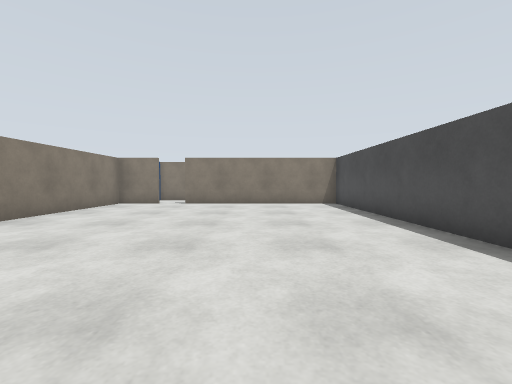
view 1 (above)

24 first-person views from a walk through a Gazebo world. The camera is 0.9 m above the floor, tilts 2° down and sees 90° across. The floor is counted in squares, 1 m on a side. Each view is taken from the middle of a square. On the plan, view 1 faces up. The plan holds only what a view shows up to about 10 squares ahead; the rest is blank.

view 2
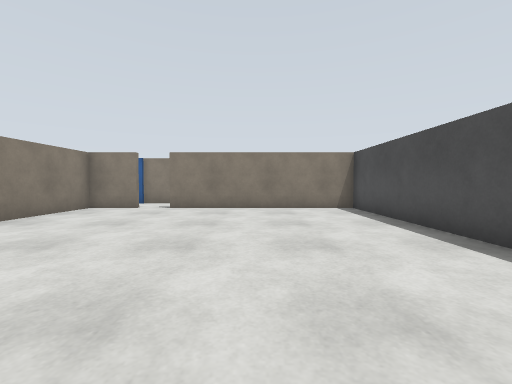

view 3
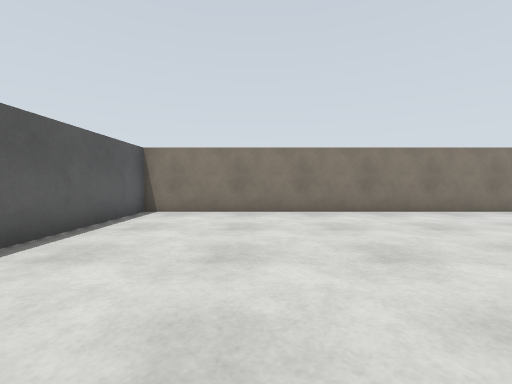

view 4
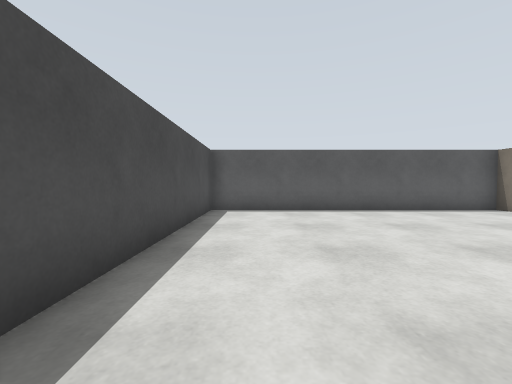

view 5
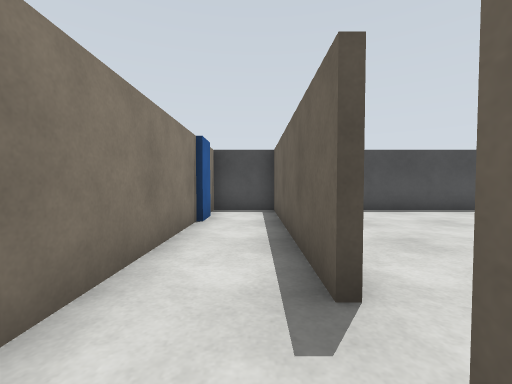

view 6
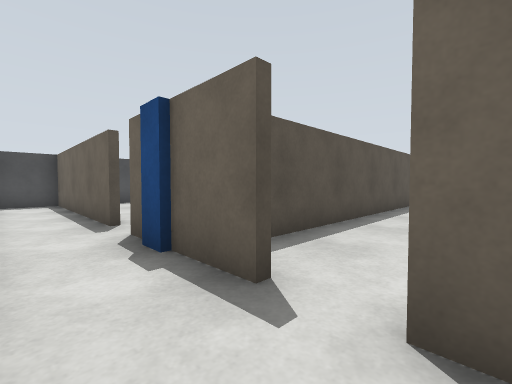

view 7
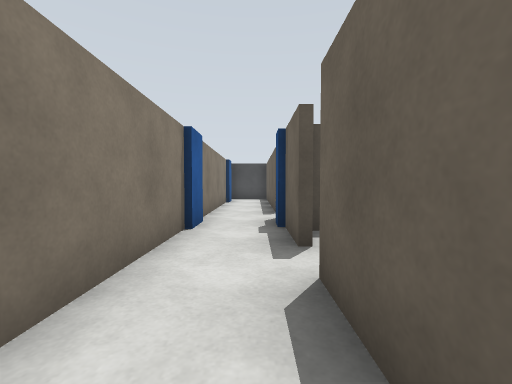

view 8
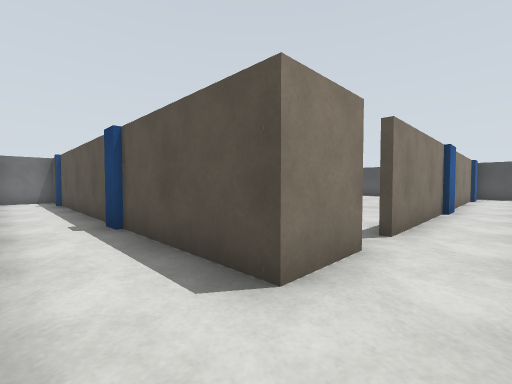

view 9
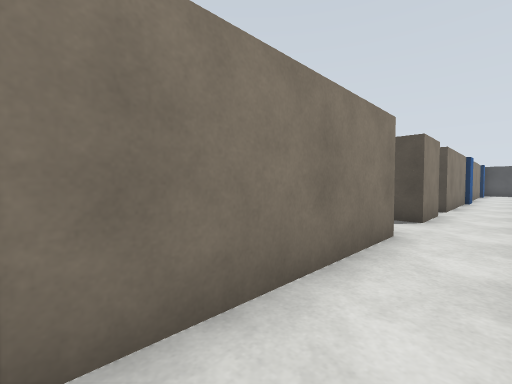

view 10
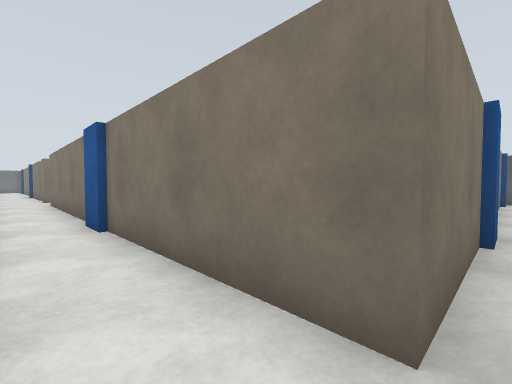

view 11
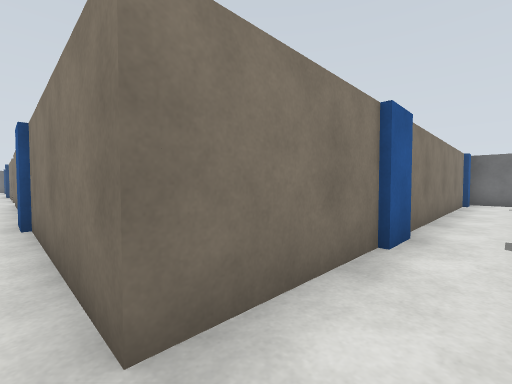

view 12
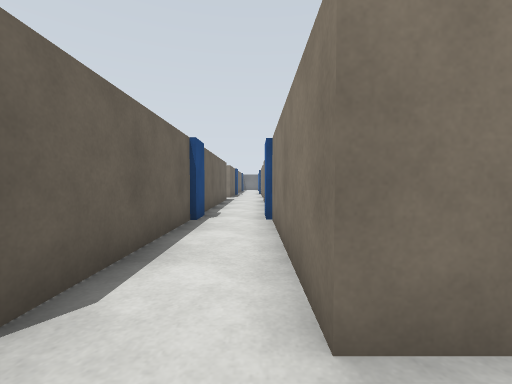

view 13
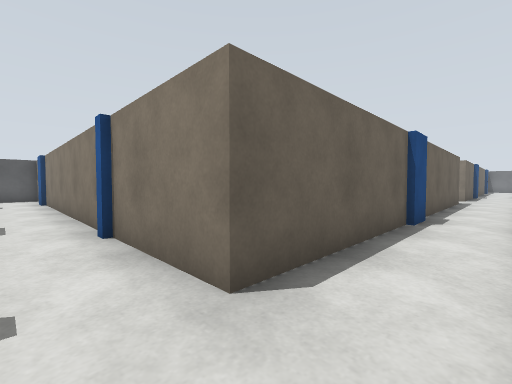

view 14
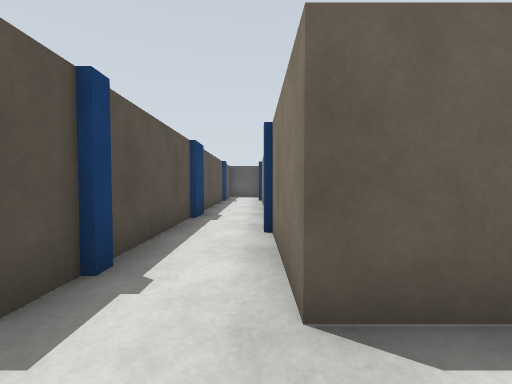

view 15
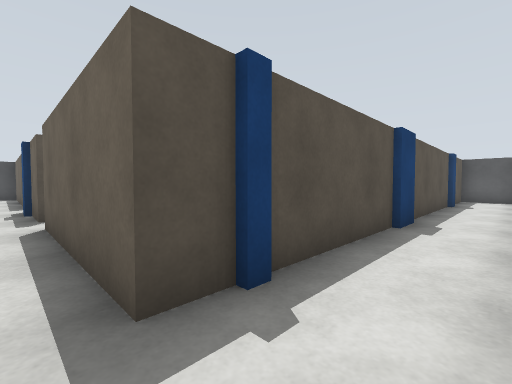

view 16
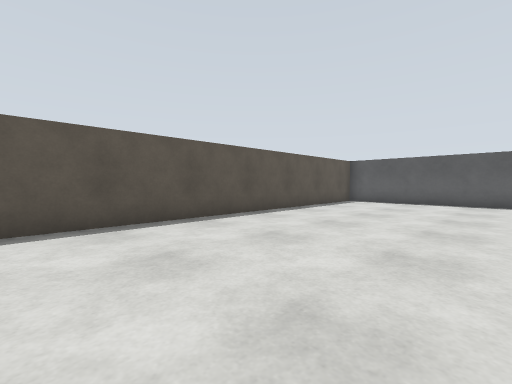

view 17
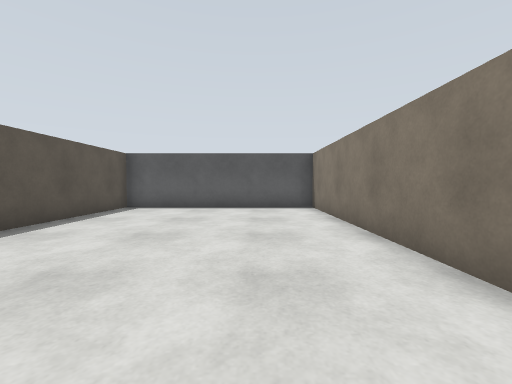

view 18
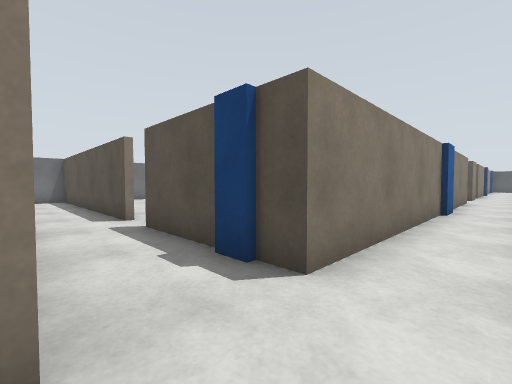

view 19
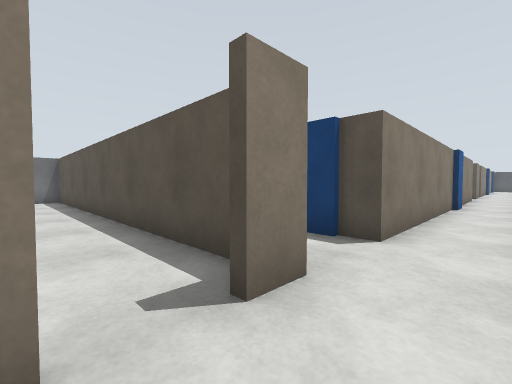

view 20
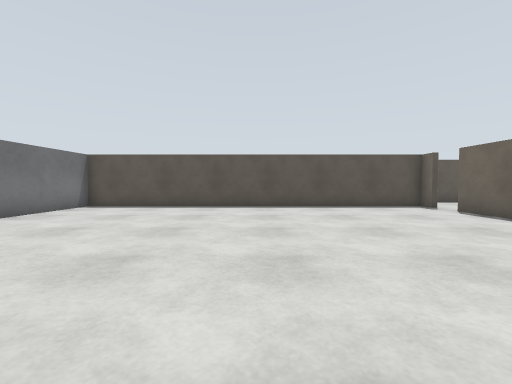

view 21
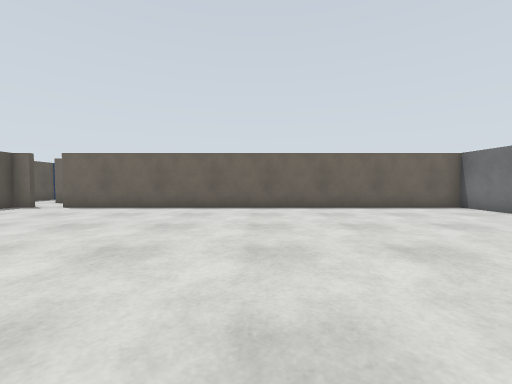

view 22
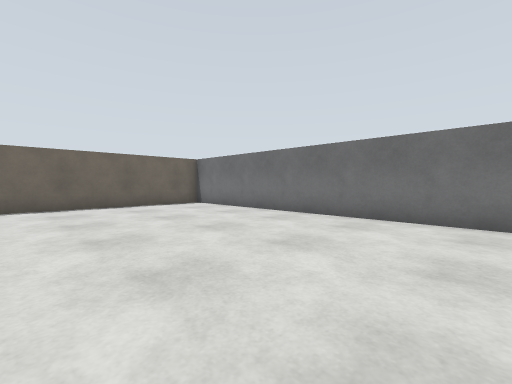

view 23
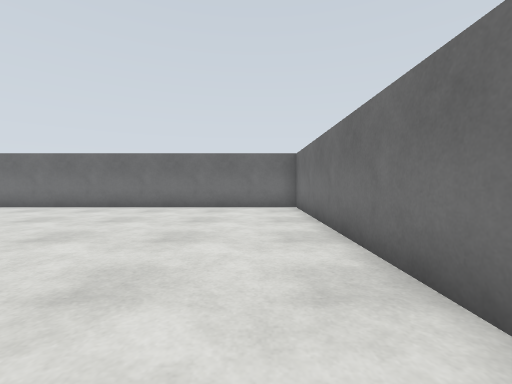

view 24
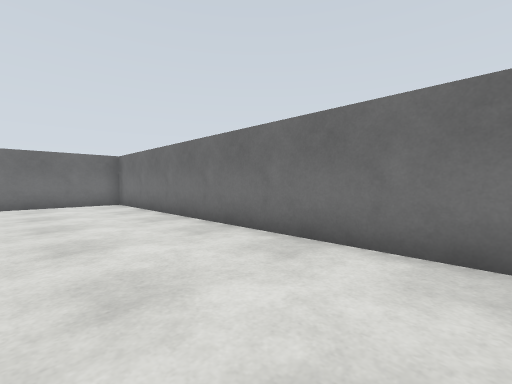

### Floor plan
Key: @ floor where view 1 was taken; # wall or solid block; . floor; B blue box; E beige box.
Columns run from 47 left of view 1 to 4 right of it. Each row starts with its distance up from view 1.
 27 ##################              ##
 26 #................#              B.
 25 #................#.             #.B
 24 #................#.#            #.#
 23 #................ .#            #.#
 22 #................#.#            #.#
 21 #................#.#.           #.#
 20 #................#.#.           #.#
 19 #................#.#.           #.#
 18 #................ ..            #.B
 17 #................#.#            B.#
 16 #................#.#            #.#
 15 #................#.#            #.#    ..
 14 ################.#.B#############.#E.#### ####### ##
 13                ..E........B..............B#.....#B.#
 12                ....................................#
 11                     ######B######.#####.##B.########
 10                                 #.B    ..#.........#
  9                                 #.#......#.........#
  8                                 B.#......#.........#
  7                                 #.#......#.........#
  6                                 #.B......#.........#
  5                                 #.#......#.........#
  4                                 #.#......#.........#
  3                                 #.#......#.........#
  2                                 #.#......#.........#
  1                                 #.#......#.........#
  0                                 #.B......#.....@...#
 -1                                  .#......#.........#
 -2                                   #......#.........#
 -3                                   #......#.........#
 -4                                   ##################

Where each view was taken, in squares from view 1:
view 1: 0 up, 0 right, facing up
view 2: 2 up, 0 right, facing up
view 3: 0 up, 2 right, facing left
view 4: 5 up, 2 right, facing down
view 5: 12 up, 5 left, facing right
view 6: 13 up, 9 left, facing down-right
view 7: 12 up, 11 left, facing right
view 8: 12 up, 15 left, facing up-right
view 9: 12 up, 20 left, facing up-right
view 10: 12 up, 15 left, facing up-left
view 11: 13 up, 14 left, facing up-left
view 12: 13 up, 14 left, facing left
view 13: 13 up, 14 left, facing down-left
view 14: 13 up, 15 left, facing down
view 15: 12 up, 15 left, facing down-right
view 16: 9 up, 12 left, facing down-right
view 17: 6 up, 11 left, facing down
view 18: 12 up, 30 left, facing up-right
view 19: 12 up, 32 left, facing up-right
view 20: 20 up, 40 left, facing right
view 21: 23 up, 39 left, facing down
view 22: 24 up, 40 left, facing down-left
view 23: 25 up, 37 left, facing left
view 24: 23 up, 35 left, facing up-left
